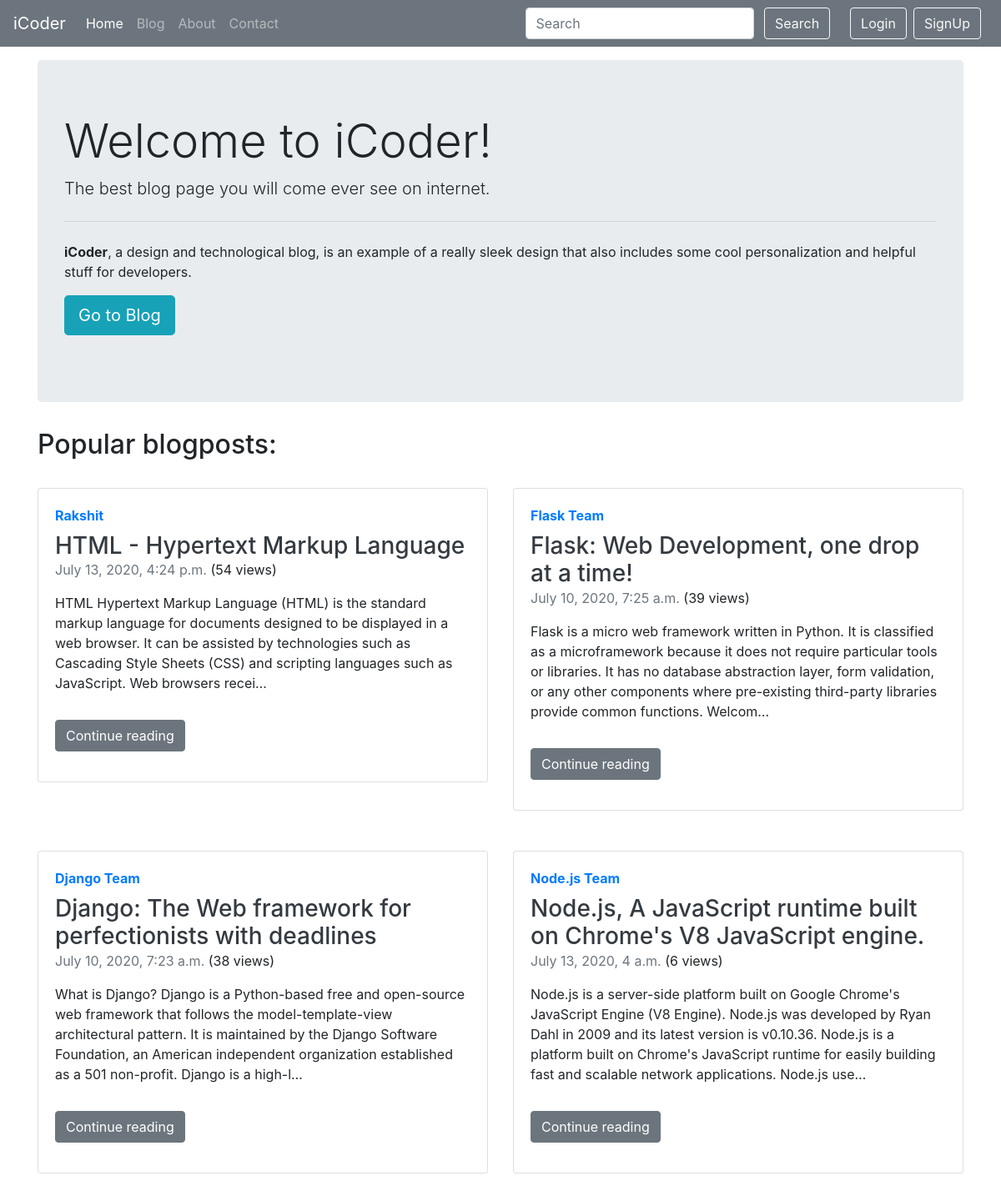
Before: / with the older database file.
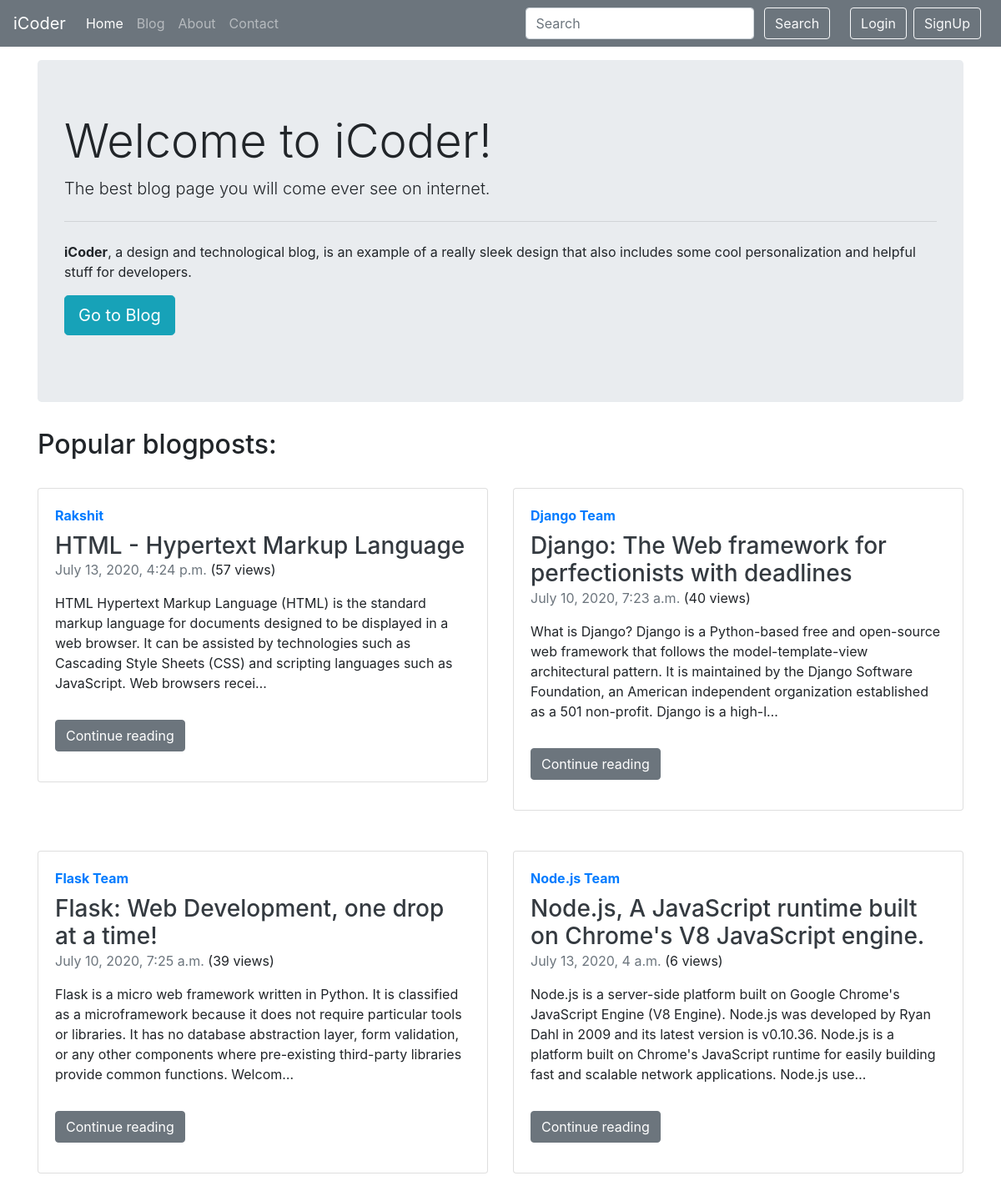
After: the same page with the newer database file.
### blog/models.py (models this page shows)
class Post(models.Model):
    sno = models.AutoField(primary_key = True)
    title = models.CharField(max_length=255)
    content = models.TextField()
    author = models.CharField(max_length=50)
    slug = models.CharField(max_length=130)
    views = models.IntegerField(default=0)
    timestamp = models.DateTimeField(blank= True)
    def __str__(self):
        return self.title + ' by ' + self.author

### home/views.py (the view)
# urls.py: path('', views.home, name='home'),
def home(request):
    top_post = Post.objects.all().order_by('views').reverse()[0:4]
    print(top_post)
    return render(request, 'home/home.html',{ 'top_post' : top_post})

### templates/home/home.html (shortened to what this page needs)
{% extends 'base.html' %}
{% block h1 %} active {% endblock h1 %}
{% block body %}
<div class="container my-3">
  <div class="jumbotron">
    <h1 class="display-4">Welcome to iCoder!</h1>
    <p class="lead">
    The best blog page you will come ever see on internet.
    </p>
    <hr class="my-4">
    <p><b>iCoder</b>, a design and technological blog, is an example of a really sleek design that also includes some cool personalization and helpful stuff for developers.</p>
    <p class="lead">
      <a class="btn btn-info btn-lg" href="/blog" role="button">Go to Blog</a>
    </p>
  </div>
</div>
<div class="container my-3">
  <h2>Popular blogposts: </h2>
  <div class="row">
  {% for post in top_post %}
  <div class="col-md-6">
    <div class="my-4 card flex-md-row mb-4 box-shadow h-md-250">
      <div class="card-body d-flex flex-column align-items-start">
        <strong class="d-inline-block mb-2 text-primary">{{post.author}} </strong>
        <h3 class="mb-0">
          <a class="text-dark" href="/blog/{{post.slug}}">{{post.title}}</a>
        </h3>
        <p><span class="mb-1 text-muted">{{post.timestamp}} </span>(<span>{{post.views}} views</span>) </p>
        <p class="card-text mb-auto"><div class="preview">{{post.content|safe|truncatechars:300}}</div></p>
        <div class="my-3">
            <a role="button" class="btn btn-secondary" href="/blog/{{post.slug}}">Continue reading</a>
        </div>
      </div>
    </div>
  </div>
  {% endfor %}
  </div>
</div>
{% endblock body %}

### templates/base.html (shortened to what this page needs)
<!doctype html>
<html lang="en">
  <head>
    <link rel="stylesheet" href="https://stackpath.bootstrapcdn.com/bootstrap/4.5.0/css/bootstrap.min.css">
  </head>
  <body>
    <nav class="navbar navbar-expand-lg navbar-dark bg-secondary">
        <a class="navbar-brand" href="/">iCoder</a>
        <div class="collapse navbar-collapse" id="navbarSupportedContent">
            <ul class="navbar-nav mr-auto">
            <li class="nav-item {% block h1 %}{% endblock h1 %}">
                <a class="nav-link" href="/">Home <span class="sr-only">(current)</span></a>
            </li>
            <li class="nav-item {% block h2 %}{% endblock h2 %}">
                <a class="nav-link" href="/blog">Blog</a>
            </li>
            <li class="nav-item {% block h3 %}{% endblock h3 %}">
                <a class="nav-link" href="/about">About</a>
            </li>
            <li class="nav-item {% block h4 %}{% endblock h4 %}">
                <a class="nav-link" href="/contact">Contact</a>
            </li>
            </ul>
            <div class="ml-auto form-inline">
              <form method="get" action="/search/" class=" mr-3 my-lg-0">
              <input name="query" id="query" class="form-control mr-sm-2" type="search" placeholder="Search" aria-label="Search">
              <button class="btn btn-outline-light mr-2 my-sm-0" type="submit">Search</button>
              </form>
              {% if user.is_authenticated %}
              <ul class="navbar-nav ml-auto">
                <li class="nav-item active dropdown">
                  <a class="nav-link dropdown-toggle" href="#" id="navbarDropdown" role="button" data-toggle="dropdown" aria-haspopup="true" aria-expanded="false">
                    <b>Welcome {{request.user|capfirst}}</b>
                  </a>
                  <div class="dropdown-menu" aria-labelledby="navbarDropdown">
                    <a class="dropdown-item" href="/logout">Logout</a>
                  </div>
                </li>
              </ul>
              {% else %}
              <button type="button" id="LoginOpen" class="btn btn-outline-light mr-2 my-sm-0" data-toggle="modal" data-target="#LoginModal">
                  Login
              </button>
              <button type="button" class="btn btn-outline-light mr-2 my-sm-0" data-toggle="modal" data-target="#SignupModal">
                  SignUp
              </button>
            {% endif %}
          </div>
        </div>
    </nav>
    {% block body %}     {% endblock body %}
  </body>
</html>

Changed rows visible on the page:
changed Post "HTML - Hypertext Markup Language": views "54" → "57"
changed Post "Django: The Web framework for perfectionists with deadlines": views "38" → "40"; moves up the list
